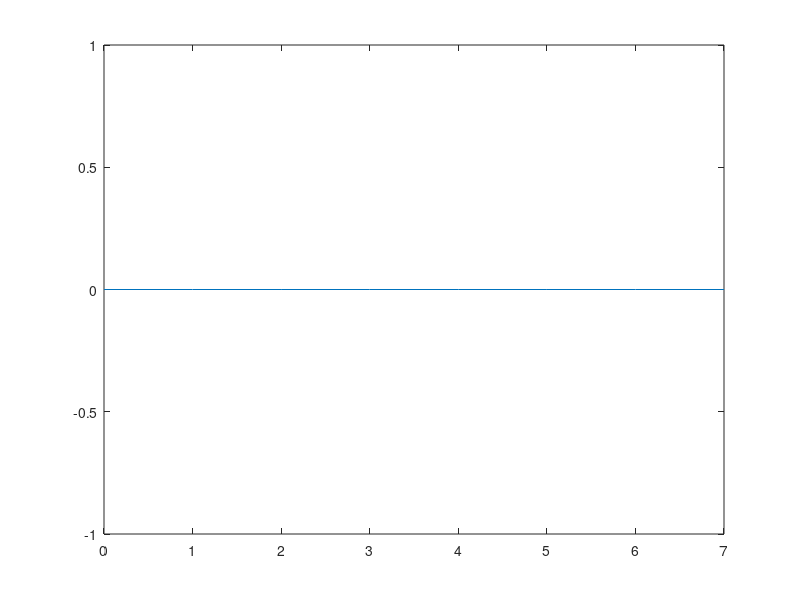
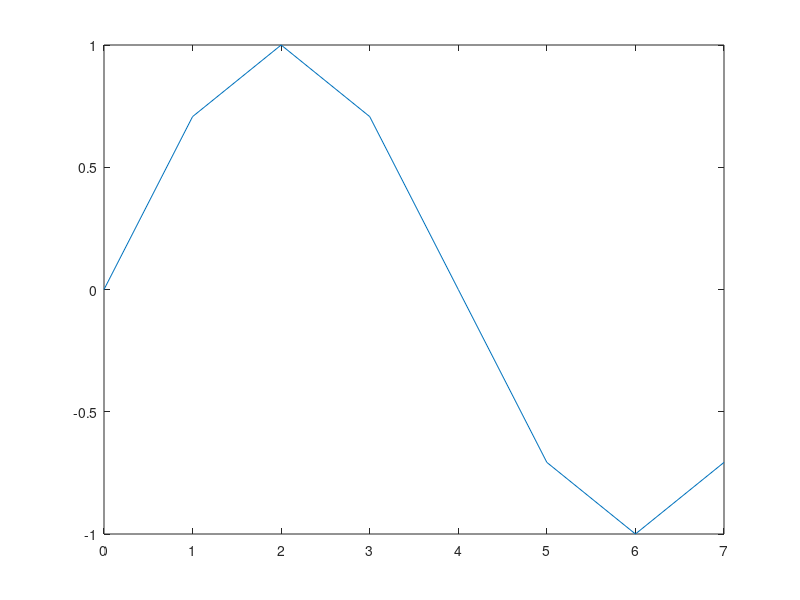

Source code (MATLAB) for these figures, in order:
N = 8;
n = 0:N-1;
k = 1;

%%%% FIRST TASK: 1 freq %%%%
disp('FIRST TASK: 1 freq');
signal = cos(2*pi*n*k/N) + 1i*sin(2*pi*n*k/N);
%plot(n, signal);

disp('FFT result');
fft_res = fft(signal)
%%%% END TASK %%%%

%figure();

%%%% SECOND TASK: 2 freq %%%%
disp('SECOND TASK: 2 freq');
signal1 = cos(2*pi*n*2/N) + 1i*sin(2*pi*n*2/N);
signal2 = cos(2*pi*n*5/N) + 1i*sin(2*pi*n*5/N);
signal = signal1 + signal2;
%plot(n, signal);

disp('FFT result');
fft_res = fft(signal)
%%%% END TASK %%%%

%figure();

%%%% THIRD TASK: ifft -> sin() %%%%
disp('THIRD TASK: ifft sin()');
signal = sin(2*pi*n/N);
signal = [0 + 8* 1i, 0 - 0*1i,0 - 0*1i,0 - 0*1i,0 - 0*1i, ...
          0 - 0*1i,0 - 0*1i,0 + 8*1i]
plot(n, signal);

figure()

disp('IFFT result');
ifft_res = ifft(signal)
plot(n, ifft_res);

%%%% END TASK %%%%
